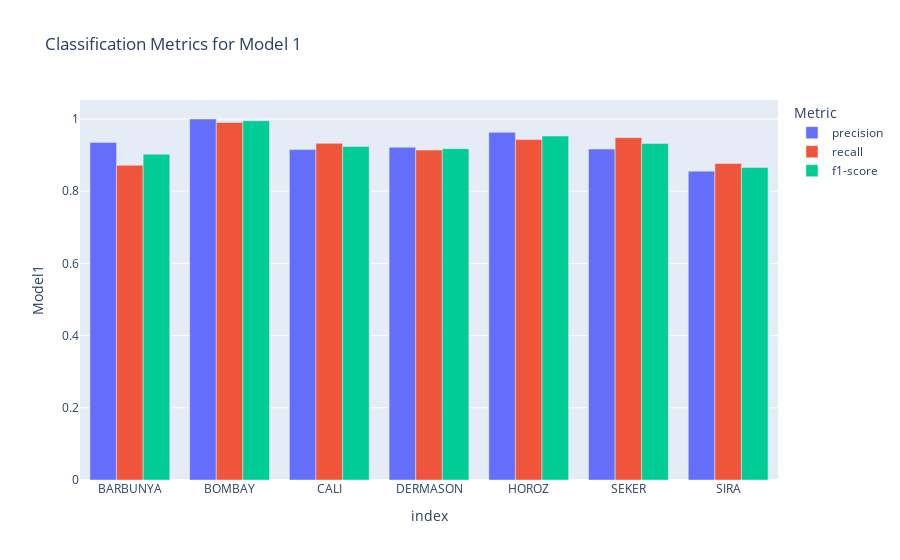
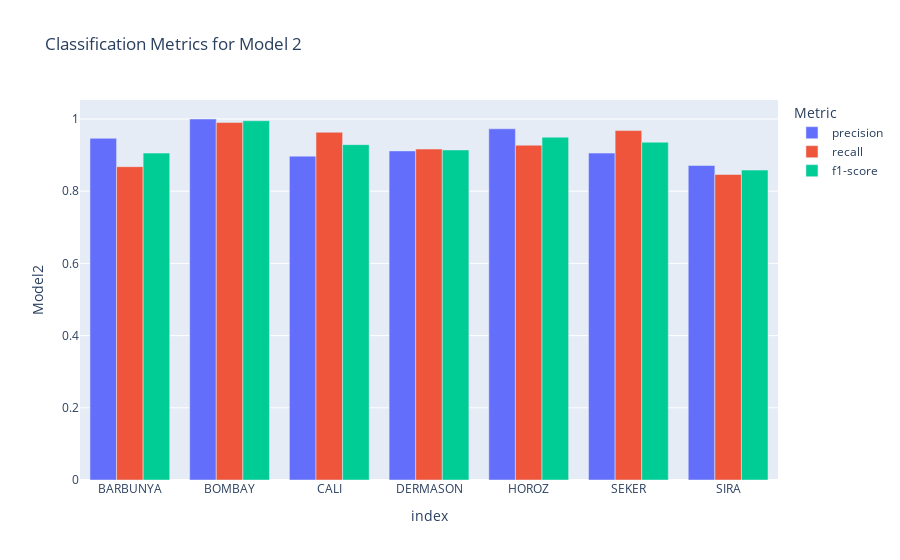

Source (notebook cell) for these figures, in order:
### Code cell
# Display the absolute metrics of each model side-by-side for precision, recall, F1-score
fig = px.bar(report1_df.reset_index().melt(id_vars='index', var_name='Metric', value_name='Model1'),
             x='index', y='Model1', color='Metric', barmode='group', title="Classification Metrics for Model 1")
fig.show()

fig = px.bar(report2_df.reset_index().melt(id_vars='index', var_name='Metric', value_name='Model2'),
             x='index', y='Model2', color='Metric', barmode='group', title="Classification Metrics for Model 2")
fig.show()

### Figure 1 — Plotly figure (JSON) as saved in the notebook; plotly's stock layout.template omitted (floating-point values rounded to 4 significant figures)
{"data": [{"alignmentgroup": "True", "hovertemplate": "Metric=precision<br>index=%{x}<br>Model1=%{y}<extra></extra>", "legendgroup": "precision", "marker": {"color": "#636efa", "pattern": {"shape": ""}}, "name": "precision", "offsetgroup": "precision", "orientation": "v", "showlegend": true, "textposition": "auto", "type": "bar", "x": ["BARBUNYA", "BOMBAY", "CALI", "DERMASON", "HOROZ", "SEKER", "SIRA"], "xaxis": "x", "y": [0.9352, 1, 0.9157, 0.9218, 0.963, 0.9167, 0.8556], "yaxis": "y"}, {"alignmentgroup": "True", "hovertemplate": "Metric=recall<br>index=%{x}<br>Model1=%{y}<extra></extra>", "legendgroup": "recall", "marker": {"color": "#EF553B", "pattern": {"shape": ""}}, "name": "recall", "offsetgroup": "recall", "orientation": "v", "showlegend": true, "textposition": "auto", "type": "bar", "x": ["BARBUNYA", "BOMBAY", "CALI", "DERMASON", "HOROZ", "SEKER", "SIRA"], "xaxis": "x", "y": [0.8717, 0.9904, 0.9325, 0.914, 0.943, 0.9483, 0.8767], "yaxis": "y"}, {"alignmentgroup": "True", "hovertemplate": "Metric=f1-score<br>index=%{x}<br>Model1=%{y}<extra></extra>", "legendgroup": "f1-score", "marker": {"color": "#00cc96", "pattern": {"shape": ""}}, "name": "f1-score", "offsetgroup": "f1-score", "orientation": "v", "showlegend": true, "textposition": "auto", "type": "bar", "x": ["BARBUNYA", "BOMBAY", "CALI", "DERMASON", "HOROZ", "SEKER", "SIRA"], "xaxis": "x", "y": [0.9023, 0.9952, 0.924, 0.9178, 0.9529, 0.9322, 0.866], "yaxis": "y"}], "layout": {"barmode": "group", "legend": {"title": {"text": "Metric"}, "tracegroupgap": 0}, "title": {"text": "Classification Metrics for Model 1"}, "xaxis": {"anchor": "y", "domain": [0, 1], "title": {"text": "index"}}, "yaxis": {"anchor": "x", "domain": [0, 1], "title": {"text": "Model1"}}}}

### Figure 2 — Plotly figure (JSON) as saved in the notebook; plotly's stock layout.template omitted (floating-point values rounded to 4 significant figures)
{"data": [{"alignmentgroup": "True", "hovertemplate": "Metric=precision<br>index=%{x}<br>Model2=%{y}<extra></extra>", "legendgroup": "precision", "marker": {"color": "#636efa", "pattern": {"shape": ""}}, "name": "precision", "offsetgroup": "precision", "orientation": "v", "showlegend": true, "textposition": "auto", "type": "bar", "x": ["BARBUNYA", "BOMBAY", "CALI", "DERMASON", "HOROZ", "SEKER", "SIRA"], "xaxis": "x", "y": [0.9465, 1, 0.8971, 0.9116, 0.9728, 0.9055, 0.8711], "yaxis": "y"}, {"alignmentgroup": "True", "hovertemplate": "Metric=recall<br>index=%{x}<br>Model2=%{y}<extra></extra>", "legendgroup": "recall", "marker": {"color": "#EF553B", "pattern": {"shape": ""}}, "name": "recall", "offsetgroup": "recall", "orientation": "v", "showlegend": true, "textposition": "auto", "type": "bar", "x": ["BARBUNYA", "BOMBAY", "CALI", "DERMASON", "HOROZ", "SEKER", "SIRA"], "xaxis": "x", "y": [0.8679, 0.9904, 0.9632, 0.9168, 0.9275, 0.968, 0.8463], "yaxis": "y"}, {"alignmentgroup": "True", "hovertemplate": "Metric=f1-score<br>index=%{x}<br>Model2=%{y}<extra></extra>", "legendgroup": "f1-score", "marker": {"color": "#00cc96", "pattern": {"shape": ""}}, "name": "f1-score", "offsetgroup": "f1-score", "orientation": "v", "showlegend": true, "textposition": "auto", "type": "bar", "x": ["BARBUNYA", "BOMBAY", "CALI", "DERMASON", "HOROZ", "SEKER", "SIRA"], "xaxis": "x", "y": [0.9055, 0.9952, 0.929, 0.9142, 0.9496, 0.9357, 0.8585], "yaxis": "y"}], "layout": {"barmode": "group", "legend": {"title": {"text": "Metric"}, "tracegroupgap": 0}, "title": {"text": "Classification Metrics for Model 2"}, "xaxis": {"anchor": "y", "domain": [0, 1], "title": {"text": "index"}}, "yaxis": {"anchor": "x", "domain": [0, 1], "title": {"text": "Model2"}}}}
